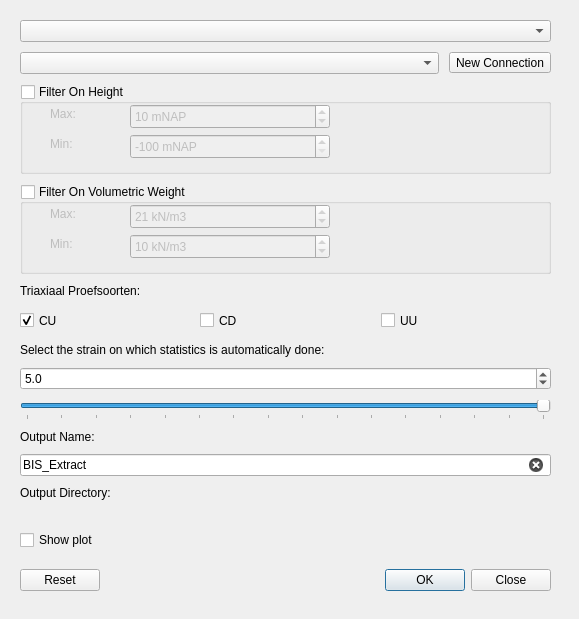
<?xml version="1.0" encoding="UTF-8"?>
<ui version="4.0">
 <class>dbconnectDialogBase</class>
 <widget class="QDialog" name="dbconnectDialogBase">
  <property name="geometry">
   <rect>
    <x>0</x>
    <y>0</y>
    <width>579</width>
    <height>619</height>
   </rect>
  </property>
  <property name="sizePolicy">
   <sizepolicy hsizetype="Preferred" vsizetype="Preferred">
    <horstretch>1</horstretch>
    <verstretch>1</verstretch>
   </sizepolicy>
  </property>
  <property name="windowTitle">
   <string>db connect</string>
  </property>
  <widget class="QFrame" name="verticalFrame">
   <property name="geometry">
    <rect>
     <x>10</x>
     <y>10</y>
     <width>551</width>
     <height>591</height>
    </rect>
   </property>
   <property name="sizePolicy">
    <sizepolicy hsizetype="Preferred" vsizetype="Preferred">
     <horstretch>1</horstretch>
     <verstretch>1</verstretch>
    </sizepolicy>
   </property>
   <layout class="QVBoxLayout" name="verticalLayout" stretch="1,0,1,1,1,1,1,1,1,1,1,1,1,1,1">
    <property name="spacing">
     <number>10</number>
    </property>
    <property name="leftMargin">
     <number>10</number>
    </property>
    <property name="topMargin">
     <number>10</number>
    </property>
    <property name="rightMargin">
     <number>10</number>
    </property>
    <property name="bottomMargin">
     <number>10</number>
    </property>
    <item>
     <widget class="QgsMapLayerComboBox" name="cmb_layers"/>
    </item>
    <item>
     <layout class="QHBoxLayout" name="horizontalLayout_2">
      <item>
       <widget class="QgsFieldComboBox" name="cmb_databases"/>
      </item>
      <item>
       <widget class="QToolButton" name="tb_newConnection">
        <property name="text">
         <string>New Connection</string>
        </property>
       </widget>
      </item>
     </layout>
    </item>
    <item>
     <widget class="QgsCollapsibleGroupBox" name="cb_filterOnHeight">
      <property name="sizePolicy">
       <sizepolicy hsizetype="Preferred" vsizetype="Preferred">
        <horstretch>0</horstretch>
        <verstretch>0</verstretch>
       </sizepolicy>
      </property>
      <property name="minimumSize">
       <size>
        <width>300</width>
        <height>90</height>
       </size>
      </property>
      <property name="maximumSize">
       <size>
        <width>2000</width>
        <height>16777215</height>
       </size>
      </property>
      <property name="title">
       <string>Filter On Height</string>
      </property>
      <property name="checkable">
       <bool>true</bool>
      </property>
      <property name="checked">
       <bool>false</bool>
      </property>
      <property name="collapsed">
       <bool>false</bool>
      </property>
      <property name="saveCollapsedState">
       <bool>false</bool>
      </property>
      <widget class="QSpinBox" name="sb_maxHeight">
       <property name="geometry">
        <rect>
         <x>110</x>
         <y>20</y>
         <width>200</width>
         <height>25</height>
        </rect>
       </property>
       <property name="suffix">
        <string notr="true"> mNAP</string>
       </property>
       <property name="minimum">
        <number>-100</number>
       </property>
       <property name="maximum">
        <number>20</number>
       </property>
       <property name="value">
        <number>10</number>
       </property>
      </widget>
      <widget class="QSpinBox" name="sb_minHeight">
       <property name="geometry">
        <rect>
         <x>110</x>
         <y>50</y>
         <width>200</width>
         <height>25</height>
        </rect>
       </property>
       <property name="suffix">
        <string notr="true"> mNAP</string>
       </property>
       <property name="minimum">
        <number>-100</number>
       </property>
       <property name="maximum">
        <number>20</number>
       </property>
       <property name="value">
        <number>-100</number>
       </property>
      </widget>
      <widget class="QLabel" name="label_5">
       <property name="geometry">
        <rect>
         <x>30</x>
         <y>20</y>
         <width>28</width>
         <height>20</height>
        </rect>
       </property>
       <property name="text">
        <string>Max:</string>
       </property>
      </widget>
      <widget class="QLabel" name="label_6">
       <property name="geometry">
        <rect>
         <x>30</x>
         <y>50</y>
         <width>25</width>
         <height>20</height>
        </rect>
       </property>
       <property name="text">
        <string>Min:</string>
       </property>
      </widget>
     </widget>
    </item>
    <item>
     <widget class="QgsCollapsibleGroupBox" name="cb_filterOnVolumetricWeight">
      <property name="sizePolicy">
       <sizepolicy hsizetype="Preferred" vsizetype="Preferred">
        <horstretch>0</horstretch>
        <verstretch>0</verstretch>
       </sizepolicy>
      </property>
      <property name="minimumSize">
       <size>
        <width>300</width>
        <height>90</height>
       </size>
      </property>
      <property name="maximumSize">
       <size>
        <width>2000</width>
        <height>16777215</height>
       </size>
      </property>
      <property name="title">
       <string>Filter On Volumetric Weight</string>
      </property>
      <property name="checkable">
       <bool>true</bool>
      </property>
      <property name="checked">
       <bool>false</bool>
      </property>
      <property name="collapsed">
       <bool>false</bool>
      </property>
      <property name="saveCollapsedState">
       <bool>false</bool>
      </property>
      <widget class="QSpinBox" name="sb_maxVolumetricWeight">
       <property name="geometry">
        <rect>
         <x>110</x>
         <y>20</y>
         <width>200</width>
         <height>25</height>
        </rect>
       </property>
       <property name="suffix">
        <string notr="true"> kN/m3</string>
       </property>
       <property name="minimum">
        <number>8</number>
       </property>
       <property name="maximum">
        <number>30</number>
       </property>
       <property name="value">
        <number>21</number>
       </property>
      </widget>
      <widget class="QSpinBox" name="sb_minVolumetricWeight">
       <property name="geometry">
        <rect>
         <x>110</x>
         <y>50</y>
         <width>200</width>
         <height>25</height>
        </rect>
       </property>
       <property name="suffix">
        <string notr="true"> kN/m3</string>
       </property>
       <property name="minimum">
        <number>8</number>
       </property>
       <property name="maximum">
        <number>30</number>
       </property>
       <property name="value">
        <number>10</number>
       </property>
      </widget>
      <widget class="QLabel" name="label_7">
       <property name="geometry">
        <rect>
         <x>30</x>
         <y>20</y>
         <width>28</width>
         <height>20</height>
        </rect>
       </property>
       <property name="text">
        <string>Max:</string>
       </property>
      </widget>
      <widget class="QLabel" name="label_8">
       <property name="geometry">
        <rect>
         <x>30</x>
         <y>50</y>
         <width>25</width>
         <height>20</height>
        </rect>
       </property>
       <property name="text">
        <string>Min:</string>
       </property>
      </widget>
     </widget>
    </item>
    <item>
     <widget class="QLabel" name="label">
      <property name="text">
       <string>Triaxiaal Proefsoorten:</string>
      </property>
     </widget>
    </item>
    <item>
     <layout class="QHBoxLayout" name="horizontalLayout">
      <property name="sizeConstraint">
       <enum>QLayout::SetDefaultConstraint</enum>
      </property>
      <item>
       <widget class="QCheckBox" name="cb_CU">
        <property name="minimumSize">
         <size>
          <width>0</width>
          <height>25</height>
         </size>
        </property>
        <property name="maximumSize">
         <size>
          <width>16777215</width>
          <height>50</height>
         </size>
        </property>
        <property name="text">
         <string>CU</string>
        </property>
        <property name="checked">
         <bool>true</bool>
        </property>
       </widget>
      </item>
      <item>
       <widget class="QCheckBox" name="cb_CD">
        <property name="minimumSize">
         <size>
          <width>0</width>
          <height>25</height>
         </size>
        </property>
        <property name="maximumSize">
         <size>
          <width>16777215</width>
          <height>50</height>
         </size>
        </property>
        <property name="text">
         <string>CD</string>
        </property>
       </widget>
      </item>
      <item>
       <widget class="QCheckBox" name="cb_UU">
        <property name="minimumSize">
         <size>
          <width>0</width>
          <height>25</height>
         </size>
        </property>
        <property name="maximumSize">
         <size>
          <width>16777215</width>
          <height>50</height>
         </size>
        </property>
        <property name="text">
         <string>UU</string>
        </property>
       </widget>
      </item>
     </layout>
    </item>
    <item>
     <widget class="QLabel" name="label_2">
      <property name="text">
       <string>Select the strain on which statistics is automatically done:</string>
      </property>
      <property name="buddy">
       <cstring>sb_strain</cstring>
      </property>
     </widget>
    </item>
    <item>
     <layout class="QVBoxLayout" name="verticalLayout_2">
      <item>
       <widget class="QDoubleSpinBox" name="sb_strain">
        <property name="locale">
         <locale language="English" country="UnitedKingdom"/>
        </property>
        <property name="inputMethodHints">
         <set>Qt::ImhFormattedNumbersOnly</set>
        </property>
        <property name="decimals">
         <number>1</number>
        </property>
        <property name="maximum">
         <double>15.000000000000000</double>
        </property>
        <property name="value">
         <double>5.000000000000000</double>
        </property>
       </widget>
      </item>
      <item>
       <widget class="QSlider" name="hs_strain">
        <property name="locale">
         <locale language="English" country="UnitedKingdom"/>
        </property>
        <property name="inputMethodHints">
         <set>Qt::ImhDigitsOnly</set>
        </property>
        <property name="minimum">
         <number>0</number>
        </property>
        <property name="maximum">
         <number>15</number>
        </property>
        <property name="singleStep">
         <number>1</number>
        </property>
        <property name="pageStep">
         <number>5</number>
        </property>
        <property name="value">
         <number>15</number>
        </property>
        <property name="sliderPosition">
         <number>15</number>
        </property>
        <property name="tracking">
         <bool>false</bool>
        </property>
        <property name="orientation">
         <enum>Qt::Horizontal</enum>
        </property>
        <property name="invertedAppearance">
         <bool>false</bool>
        </property>
        <property name="tickPosition">
         <enum>QSlider::TicksBelow</enum>
        </property>
        <property name="tickInterval">
         <number>1</number>
        </property>
       </widget>
      </item>
     </layout>
    </item>
    <item>
     <widget class="QLabel" name="label_3">
      <property name="text">
       <string>Output Name:</string>
      </property>
     </widget>
    </item>
    <item>
     <widget class="QLineEdit" name="le_outputName">
      <property name="locale">
       <locale language="English" country="UnitedKingdom"/>
      </property>
      <property name="inputMask">
       <string/>
      </property>
      <property name="text">
       <string>BIS_Extract</string>
      </property>
      <property name="placeholderText">
       <string>BIS_Extract</string>
      </property>
      <property name="clearButtonEnabled">
       <bool>true</bool>
      </property>
     </widget>
    </item>
    <item>
     <widget class="QLabel" name="label_4">
      <property name="text">
       <string>Output Directory:</string>
      </property>
     </widget>
    </item>
    <item>
     <widget class="QgsFileWidget" name="fileWidget">
      <property name="defaultRoot">
       <string>C:\Users\Desktop</string>
      </property>
     </widget>
    </item>
    <item>
     <widget class="QCheckBox" name="cb_showPlot">
      <property name="text">
       <string>Show plot</string>
      </property>
     </widget>
    </item>
    <item>
     <spacer name="verticalSpacer">
      <property name="orientation">
       <enum>Qt::Vertical</enum>
      </property>
      <property name="sizeHint" stdset="0">
       <size>
        <width>20</width>
        <height>60</height>
       </size>
      </property>
     </spacer>
    </item>
    <item>
     <widget class="QDialogButtonBox" name="buttonBox">
      <property name="orientation">
       <enum>Qt::Horizontal</enum>
      </property>
      <property name="standardButtons">
       <set>QDialogButtonBox::Close|QDialogButtonBox::Ok|QDialogButtonBox::Reset</set>
      </property>
      <property name="centerButtons">
       <bool>false</bool>
      </property>
     </widget>
    </item>
   </layout>
  </widget>
 </widget>
 <customwidgets>
  <customwidget>
   <class>QgsCollapsibleGroupBox</class>
   <extends>QGroupBox</extends>
   <header>qgscollapsiblegroupbox.h</header>
   <container>1</container>
  </customwidget>
  <customwidget>
   <class>QgsFieldComboBox</class>
   <extends>QComboBox</extends>
   <header>qgsfieldcombobox.h</header>
  </customwidget>
  <customwidget>
   <class>QgsFileWidget</class>
   <extends>QWidget</extends>
   <header>qgsfilewidget.h</header>
  </customwidget>
  <customwidget>
   <class>QgsMapLayerComboBox</class>
   <extends>QComboBox</extends>
   <header>qgsmaplayercombobox.h</header>
  </customwidget>
 </customwidgets>
 <tabstops>
  <tabstop>cb_CD</tabstop>
  <tabstop>cb_UU</tabstop>
 </tabstops>
 <resources/>
 <connections>
  <connection>
   <sender>buttonBox</sender>
   <signal>rejected()</signal>
   <receiver>dbconnectDialogBase</receiver>
   <slot>reject()</slot>
   <hints>
    <hint type="sourcelabel">
     <x>10</x>
     <y>430</y>
    </hint>
    <hint type="destinationlabel">
     <x>20</x>
     <y>20</y>
    </hint>
   </hints>
  </connection>
  <connection>
   <sender>sb_strain</sender>
   <signal>valueChanged(double)</signal>
   <receiver>hs_strain</receiver>
   <slot>update()</slot>
   <hints>
    <hint type="sourcelabel">
     <x>196</x>
     <y>263</y>
    </hint>
    <hint type="destinationlabel">
     <x>196</x>
     <y>303</y>
    </hint>
   </hints>
  </connection>
  <connection>
   <sender>buttonBox</sender>
   <signal>accepted()</signal>
   <receiver>dbconnectDialogBase</receiver>
   <slot>accept()</slot>
   <hints>
    <hint type="sourcelabel">
     <x>10</x>
     <y>430</y>
    </hint>
    <hint type="destinationlabel">
     <x>20</x>
     <y>20</y>
    </hint>
   </hints>
  </connection>
 </connections>
</ui>
